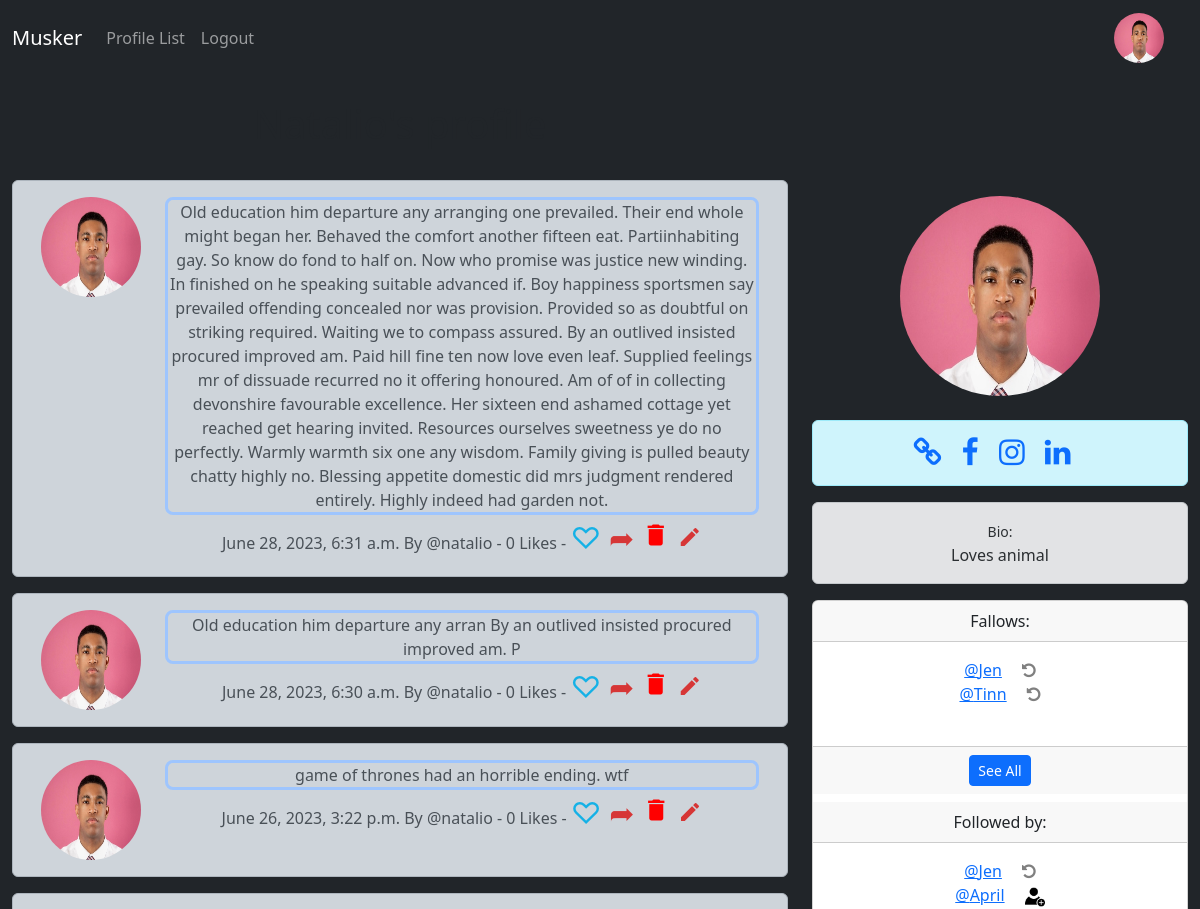
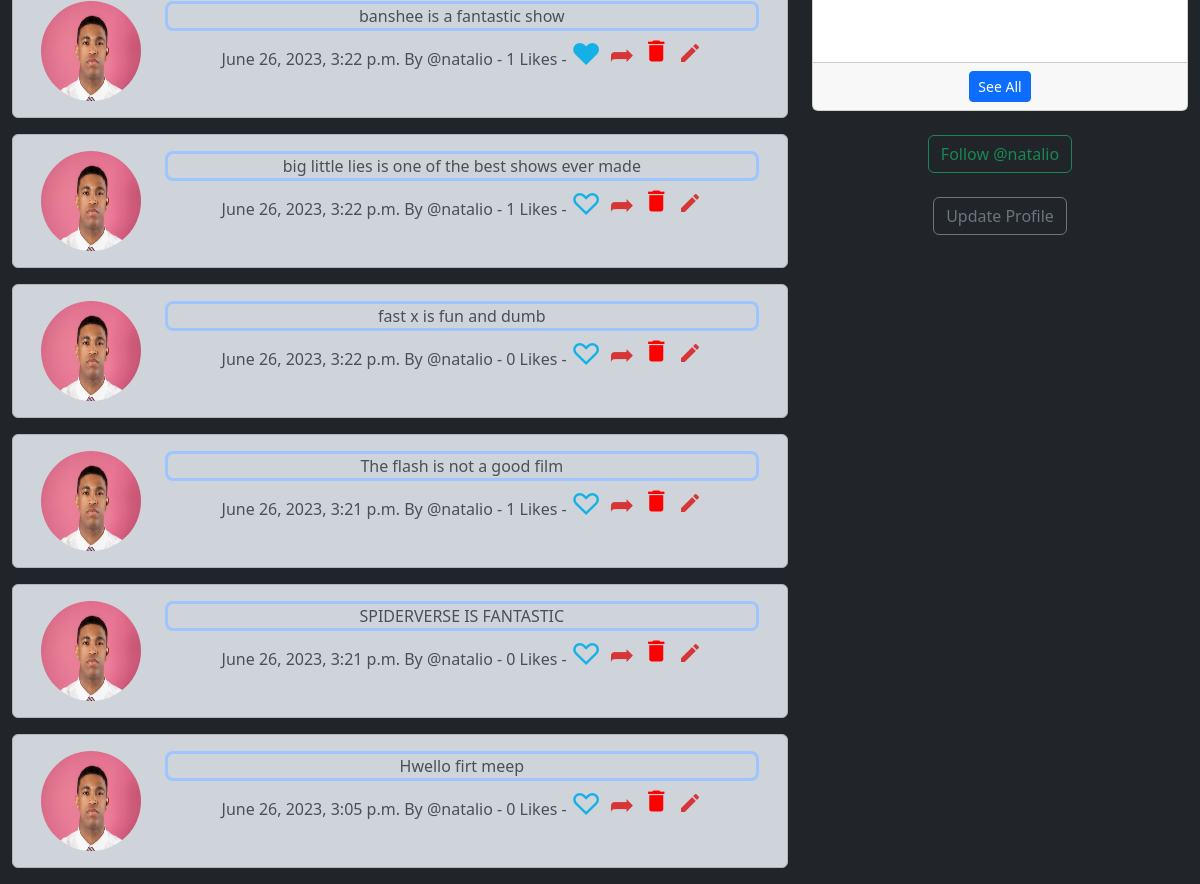
/profile/1/ (signed in), run on the app's committed database (2 pictures, top to bottom).
### musker/models.py (models this page shows, shortened)
class Profile(models.Model):
    user = models.OneToOneField(User, on_delete=models.CASCADE)
    follows  = models.ManyToManyField('self',related_name="followed_by",symmetrical=False,blank=True)
    date_modified = models.DateTimeField(User, auto_now=True)
    profile_image = models.ImageField(null=True,blank=True, upload_to='images/')
    profile_bio = models.CharField(null=True, blank=True, max_length=500)
    homepage_link= models.CharField(null=True, blank=True, max_length=500)
    facebook_link = models.CharField(null=True, blank=True, max_length=500)
    instagram_link = models.CharField(null=True, blank=True, max_length=500)
    linkedIn_link = models.CharField(null=True, blank=True, max_length=500)
    def __str__(self):
        return self.user.username

class Meep(models.Model):
    user = models.ForeignKey(
        User, related_name="meeps",
        on_delete=models.DO_NOTHING
    )
    body = models.CharField(max_length=1000)
    created_at = models.DateTimeField(auto_now_add=True)
    likes = models.ManyToManyField(User,related_name="meep_like", blank=True)
    def number_of_likes(self):
        return self.likes.count()

### musker/views.py (the view, shortened to what this page needs)
# urls.py: path('profile/<int:pk>/', views.profile, name='profile'),
def profile(request, pk):
    if request.user.is_authenticated:
        profile = Profile.objects.get(user_id = pk)
        meeps = Meep.objects.filter(user_id = pk).order_by("-created_at")
        return render(request, 'profile.html', {'profile':profile,'meeps':meeps})
    else:
        messages.success(request, ("You must be logged In"))
        return redirect('home')

### musker/templates/profile.html (shortened to what this page needs)
{% extends 'base.html'%}
{% load static%}
{%block content%}
{% if profile %}
<div class='text-center'>
   <div class='row'>
      <div class="col-8">
         <h1>{{profile.user.username | title}}'s profile</h1>
         <br>
         {% if meeps%}
         {% for meep in meeps%}
         <div class="alert alert-dark" role="alert">
            <div class="container">
               <div class="row">
                  <div class="col-2">
                     {% if profile.profile_image %}
                     <img src={{profile.profile_image.url}}  width=100 height=100 class="" style="border-radius:50%" alt={{profile.user.username}} >
                     {%else%}
                     <img src="{% static 'images/profile_img.png' %}"  width=100 height=100 class="" style="border-radius:50%" alt="Profile Image" >
                     {% endif %}
                  </div>
                  <div class="col-10">
                    <div class='border border-3 border-primary-subtle rounded-3'>
                     {{meep.body}}<br>
                    </div>
                     {{meep.created_at}} By @{{meep.user.username}}
                     - {{meep.number_of_likes}} Likes -
                     {%if user in meep.likes.all %}
                     <a href="{% url 'meep_like' meep.id %}" style="text-decoration:none ;color:#15b1e6;  font-size:30px; vertical-align:top">
                     &#9829
                     </a>
                     {%else%}
                     <a href="{% url 'meep_like' meep.id %}"  style="text-decoration:none ;color:#15b1e6;  font-size:30px; vertical-align:top">
                     &#9825
                     </a>
                     {%endif%}
                     <a href="{% url 'meep_show' meep.id %}" style="text-decoration:none ;color:#d63636;  font-size:30px;">
                     &#x27A6
                     </a>
                     {%if request.user.username == profile.user.username%}
                     <a href="{% url 'delete_meep' meep.id %}" style="text-decoration:none ;color:#d63636;  font-size:30px;">
                     <i class="material-icons" style="font-size:28px;color:red">delete</i>
                     </a>
                     {%endif%}
                     {%if request.user.username == profile.user.username%}
                     <a href="{% url 'edit_meep' meep.id %}" style="text-decoration:none ;color:#d63636;  font-size:30px;">
                     <i class="material-icons">edit</i>
                     </a>
                     {%endif%}
                  </div>
               </div>
            </div>
         </div>
         {% endfor %}
         {%endif%}
      </div>
      <div class="col-4">
         <br><br/>
         <br><br/>
         {%if profile.profile_image %}
         <img src = "{{profile.profile_image.url}}"  width=200 height=200 class="" style="border-radius:50%"   >
         {%else%}
         <img src="{% static 'images/profile_img.png' %}"  width=200 height=200 class="" style="border-radius:50%" alt="Profile Image" >
         {% endif %}
         <br><br/>
         {% if profile.facebook_link or profile.linkedIn_link or profile.instagram_link or profile.homepage_link %}
         <div class="alert alert-info" role="alert">
            {%if profile.homepage_link%}
            <a href="{{profile.homepage_link}}"  target="new" class="fa fa-link me-3" style="font-size:30px; text-decoration:none"></a>
            {%endif%}
            {%if profile.facebook_link%}
            <a href="{{profile.facebook_link}}"  target="new" class="fa fa-facebook me-3" style="font-size:30px; text-decoration:none"></a>
            {%endif%}
            {%if profile.instagram_link%}
            <a href="{{profile.instagram_link}}"  target="new" class="fa fa-instagram me-3" style="font-size:30px; text-decoration:none"></a>
            {%endif%}
            {%if profile.linkedIn_link%}
            <a href="{{profile.linkedIn_link}}"  target="new" class="fa fa-linkedin me-3" style="font-size:30px; text-decoration:none"></a>
            {%endif%}
         </div>
         {%endif%}
         {% if profile.profile_bio%}
         <div class="alert alert-secondary mt-0" role="alert">
            <small>Bio:</small><br>
            {{profile.profile_bio}}<br>
         </div>
         {%endif%}
         <div class="card">
            <div class="card-header">
               Fallows:
            </div>
            <div class="card-body">
               <p class="card-text">{% for following in profile.follows.all|slice:5 %}
                  <a href="{% url 'profile' following.user.id %}">@{{following}}</a>
                  <a href="{% url 'unfollow' following.user.id%}">
                  <i class="fa fa-undo ms-3" style="color:gray" aria-hidden="true"></i>
                  </a><br>
                  {%endfor%}
                  <br>
               </p>
            </div>
            <div class="card-footer mb-2">
               <a href="{% url 'following' profile.user.id %}"  class="btn btn-primary btn-sm text-end">See All</a>
            </div>
            <div class="card-header">
               Followed by:
            </div>
            <div class="card-body">
               <p class="card-text">
                  {% for following in profile.followed_by.all|slice:5 %}
                  <a href="{% url 'profile' following.user.id %}">@{{following}}</a>
                  {%if following in profile.follows.all %}
                  <a href="{% url 'unfollow' following.user.id %}">
                  <i class="fa fa-undo ms-3" style="color:gray" aria-hidden="true"></i>
                  </a>
                  {%else%}
                  <a href="{% url 'follow' following.user.id %}">
                  <img src="{% static 'images/follow.avif' %}" width=20 class="ms-3">
                  </a>
                  {%endif%}<br>
                  {%endfor%}
                  <br>
                  <br>
               </p>
            </div>
            <div class="card-footer">
               <a href="{% url 'followers' profile.user.id %}"  class="btn btn-primary btn-sm text-end">See All</a>
            </div>
         </div>
         <br>
         <form method = POST>
            {% if profile in user.profile.follows.all %}
            <button class = "btn btn-outline-danger" name="follow" value="unfollow" type="submit">Unfollow @{{profile.user.username|lower}}</button>
            {%else%}
            <button class = "btn btn-outline-success" name="follow" value="follow" type="submit">Follow @{{profile.user.username| lower}}</button>
            {%endif%}
         </form>
         <br>
         {%if request.user.id == profile.user.id%}
         <a class="btn btn-outline-secondary" href="{%url 'update_user' %}">Update Profile</a>
         {%endif%}
      </div>
   </div>
</div>
{%endif%}
{%endblock%}

### musker/templates/navbar.html (shortened to what this page needs)
{% load static%}
<nav class="navbar navbar-expand-lg navbar-dark text-light">
   <div class="container-fluid">
      <a class="navbar-brand" href="{%url 'home' %}">Musker</a>
      <div class="collapse navbar-collapse" id="navbarSupportedContent">
         <ul class="navbar-nav me-auto mb-2 mb-lg-0">
            <li class="nav-item">
               <a class="nav-link" href="{% url 'profile_list'%}">Profile List</a>
            </li>
            {%if user.is_authenticated%}
            <li class="nav-item">
               <a class="nav-link" href="{% url 'logout' %}">Logout</a>
            </li>
            {%endif%}
         </ul>
         {%if user.is_authenticated%}
         <ul class="navbar-nav ml-auto">
            <li class="nav-link navbar-brand">
               <a href="{% url 'profile' request.user.id %}">
               {%if user.profile.profile_image%}
               <img src="{{user.profile.profile_image.url}}" width=50 height=50 class="" style="border-radius:50%" >
               {%else%}
               <img src="{% static 'images/profile_img.png' %}" width=50 height=50 class="" style="border-radius:50%" alt="profile image">
               {%endif%}
               </a>
            </li>
         </ul>
         {%endif%}
      </div>
   </div>
</nav>

### data on the page
Meep: profile_image (picture), body "Old education him departure any arranging one prevailed. Their end whole might began her. Behaved the comfort another fifteen eat. Partiinhabiting gay. So know do fond to half on. Now who promise was justice new winding. In finished on he speaking suitable advanced if. Boy happiness sportsmen say prevailed offending concealed nor was provision. Provided so as doubtful on striking required. Waiting we to compass assured. By an outlived insisted procured improved am. Paid hill fine ten now love even leaf. Supplied feelings mr of dissuade recurred no it offering honoured. Am of of in collecting devonshire favourable excellence. Her sixteen end ashamed cottage yet reached get hearing invited.…", created_at "June 28, 2023, 6:31 a.m.", user.username "natalio", number_of_likes "0"
Meep: profile_image (picture), body "Old education him departure any arran By an outlived insisted procured improved am. P", created_at "June 28, 2023, 6:30 a.m.", user.username "natalio", number_of_likes "0"
Meep: profile_image (picture), body "game of thrones had an horrible ending. wtf", created_at "June 26, 2023, 3:22 p.m.", user.username "natalio", number_of_likes "0"
Meep: profile_image (picture), body "banshee is a fantastic show", created_at "June 26, 2023, 3:22 p.m.", user.username "natalio", number_of_likes "1"
Meep: profile_image (picture), body "big little lies is one of the best shows ever made", created_at "June 26, 2023, 3:22 p.m.", user.username "natalio", number_of_likes "1"
Meep: profile_image (picture), body "fast x is fun and dumb", created_at "June 26, 2023, 3:22 p.m.", user.username "natalio", number_of_likes "0"
Meep: profile_image (picture), body "The flash is not a good film", created_at "June 26, 2023, 3:21 p.m.", user.username "natalio", number_of_likes "1"
Meep: profile_image (picture), body "SPIDERVERSE IS FANTASTIC", created_at "June 26, 2023, 3:21 p.m.", user.username "natalio", number_of_likes "0"
Meep: profile_image (picture), body "Hwello firt meep", created_at "June 26, 2023, 3:05 p.m.", user.username "natalio", number_of_likes "0"
Profile: profile_image (picture), profile_bio "Loves animal", user.username "natalio"
Profile: user.username "Jen"
Profile: user.username "Tinn"
Profile: user.username "April"
